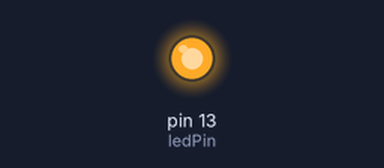
The sketch below on a simulated Arduino Uno, built with avr-gcc and run on an emulated ATmega328P. Shown: output pins drawn as LEDs (lit = HIGH).

Above: at 2.2 s.
At 7.9 s:
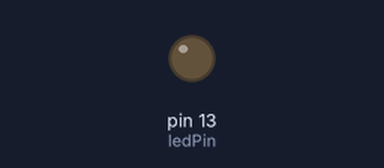
Timing chart, 0 to 8.7 s (numbered marks = the images above):
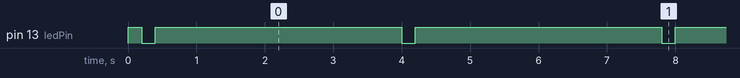

Measured:
- by itself, pin 13 (ledPin): repeats every 3.8 s: LOW 0.20 s, HIGH 3.6 s

The sketch:

ex2.ino
```cpp
const int ledPin = 13;

bool ledState = LOW;

unsigned long previousMillis = 0;

void setup() {
  pinMode(ledPin, OUTPUT);
}

void loop() {
  unsigned long currentMillis = millis();

  if (currentMillis - previousMillis < 200) {
    digitalWrite(ledPin, HIGH);
    ledState = HIGH;
  } else if (currentMillis - previousMillis < 200 * 2) {
    digitalWrite(ledPin, LOW);
    ledState = LOW;
  }
  else if (currentMillis - previousMillis < 200 * 4) {
    if (currentMillis - previousMillis < 200 * 4 + 1000) {
      digitalWrite(ledPin, HIGH);
      ledState = HIGH;
    } else if (currentMillis - previousMillis < 200 * 4 + 1000 + 2000) {
      digitalWrite(ledPin, LOW);
      ledState = LOW;
    }
  }

  if (currentMillis - previousMillis >= 200 * 4 + 1000 + 2000) {
    previousMillis = currentMillis;
  }
}
```
